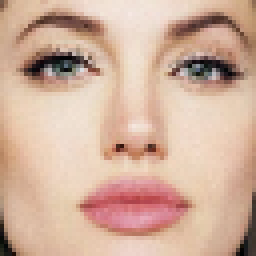
#> input picture image_test/64x64-Angelina Jolie.jpg, 64 x 64 px (shown 4 times larger); its folder holds 4 pictures in this run
$ python gray_scale.py
#> lines starting #> are read from the running program, lines starting #| are printed output that depends on the picture
from PIL import Image
import numpy as np
import os

# List of image names (without extensions)
image_names = [
    '64x64-Angelina Jolie',
    '64x64-Cristiano Ronaldo',
    '64x64-Jerry Seinfeld',
    '64x64-Kendall Jenner',
    '64x64-Leonardo DiCaprio',
    '64x64-Lionel Messi',
    '64x64-Michael Jeffrey Jordan',
    '64x64-Robin Williams',
    'bike'
]

# Directories for input and output
input_dir = 'image_test/'
output_dir_image = 'image_test_gs/'
output_dir_text = 'image_test_gs/'

# input_dir = 'image_source/'
# output_dir_image = 'image_source_gs/'
# output_dir_text = 'image_source_gs/'

# Ensure the output directories exist
os.makedirs(output_dir_image, exist_ok=True)
os.makedirs(output_dir_text, exist_ok=True)

for image_name in image_names:
    # Import images
    image_path = os.path.join(input_dir, f"{image_name}.jpg")
    image = Image.open(image_path)
#> image is the input picture: PIL image 64x64 RGBA; mean R, G, B, A 209.6, 175.9, 156.4, 255

    # Convert image to numpy array
    image_np = np.array(image)

    # Calculate gray scale
    gray_image = 0.299 * image_np[:, :, 0] + 0.587 * image_np[:, :, 1] + 0.114 * image_np[:, :, 2]
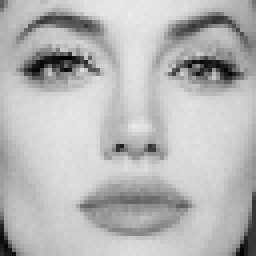
#> gray_image: shape (64, 64) float64 (shown 4 times larger); min 1.4, max 235.9, mean 183.8

    # Translate result to uint8 (0-255)
    gray_image = gray_image.astype(np.uint8)

    # Save grayscale image
    gray_image_path = os.path.join(output_dir_image, f"{image_name}.png")
    Image.fromarray(gray_image).save(gray_image_path)

    # Save grayscale image as text
    gray_image_text_path = os.path.join(output_dir_text, f"{image_name}.txt")
    height, width = gray_image.shape
#> height = 64; width = 64
    with open(gray_image_text_path, 'w') as f:
        for i in range(height):
            for j in range(width):
                f.write(f"{gray_image[i][j]} ")
            f.write("\n")

    print(f"Processed {image_name}")
#> pass 2 of the loop `for image_name in image_names:`:
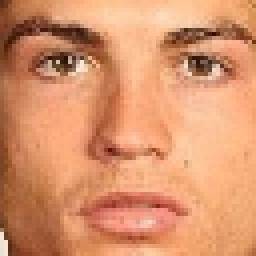
#> input picture image_test/64x64-Cristiano Ronaldo.jpg, 64 x 64 px (shown 4 times larger)
#> image is the input picture: PIL image 64x64 RGB; mean R, G, B 216.3, 147.3, 107.9
#> `gray_image = 0.299 * image_np[:, :, 0] + 0.587 * image_np[:, :, 1] + 0..`:
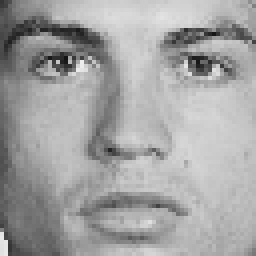
#> gray_image: shape (64, 64) float64 (shown 4 times larger); min 19.7, max 237.2, mean 163.4
#> pass 3 of the loop `for image_name in image_names:`:
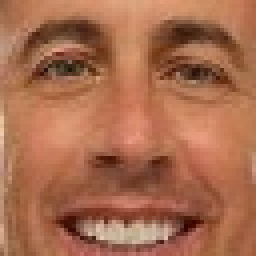
#> input picture image_test/64x64-Jerry Seinfeld.jpg, 64 x 64 px (shown 4 times larger)
#> image is the input picture: PIL image 64x64 RGB; mean R, G, B 168.3, 107.6, 78.5
#> `gray_image = 0.299 * image_np[:, :, 0] + 0.587 * image_np[:, :, 1] + 0..`:
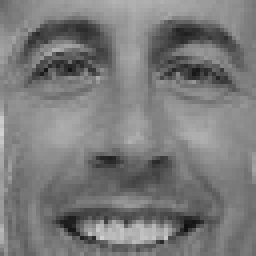
#> gray_image: shape (64, 64) float64 (shown 4 times larger); min 17, max 210.1, mean 122.4
#> (the run stopped early here; a loop or call above may not have finished)
